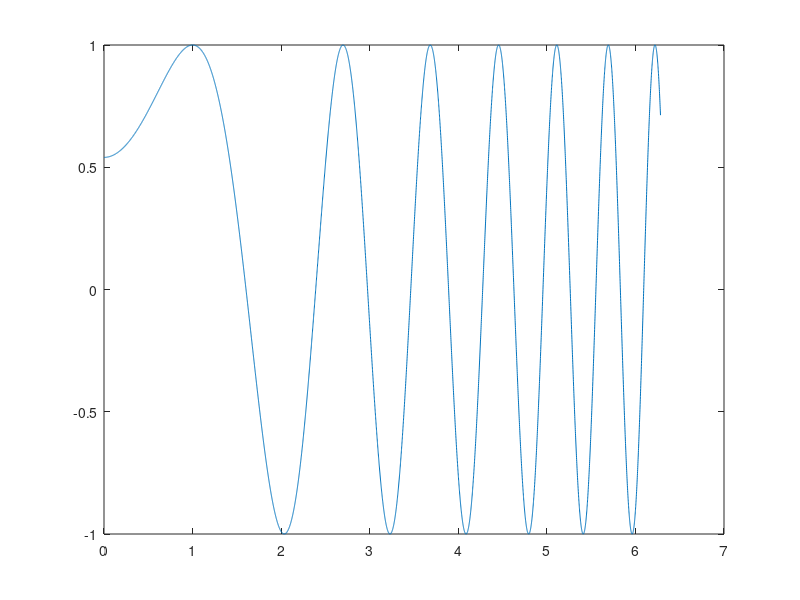

This figure's MATLAB source:
function IntegracionNumerica()
a=0;
b=2*pi;

% Plot f(x) and show the real value on the terminal
x = a:0.001:b;
plot(x, cos(x.^2 -1));
res =trapz(x, cos(x.^2 -1));
fprintf('el area real es de %f \n', res);


Rectangulo(a,b);
Trapecio(a,b);
Simpson1_3(a,b);
end

function Rectangulo(a,b)
extremo_izq= Fun(a)*(b-a);  
extremo_der= Fun(b)*(b-a);
punto_medio=Fun((a+b)/2)*(b-a);
% res= extremo_izq+extremo_der+punto_medio;
fprintf('punto izq %f \npunto centro %f \npunto der %f\n', extremo_izq, extremo_der, punto_medio);
end

function Trapecio(a,b)
fa=Fun(a);
fb=Fun(b);
trapecio = ((b-a)/2)* (fa + fb);
fprintf('el area del trapecio es %f \n', trapecio);
end

function Simpson1_3(a,b)
 D=6;
 c = [1,4,1];
 n = 3;
 first_part= (b-a)/D;
 x= [a, (a+b)/2, b];
 n_c=0;
 for i=1:n
     n_c = n_c + c(i)* x(i);
 end
 simpson = first_part * n_c;
 fprintf('el area por Simpson 1/3 es %f \n', simpson);

end

function fx= Fun(x)
fx= cos(x.^2 -1);
end